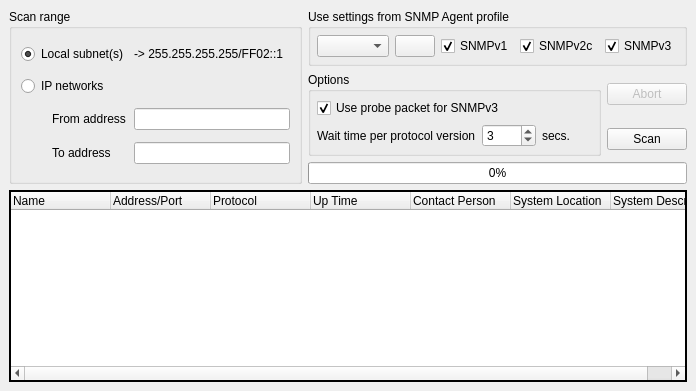
      <widget class="QWidget" name="DiscoveryTab">
       <attribute name="title">
        <string extracomment="Scan, probing, IP range search">Discovery</string>
       </attribute>
       <layout class="QGridLayout">
        <property name="leftMargin">
         <number>9</number>
        </property>
        <property name="topMargin">
         <number>9</number>
        </property>
        <property name="rightMargin">
         <number>9</number>
        </property>
        <property name="bottomMargin">
         <number>9</number>
        </property>
        <property name="spacing">
         <number>6</number>
        </property>
        <item row="1" column="1" rowspan="2">
         <widget class="QGroupBox" name="DiscoveryOptions">
          <property name="title">
           <string>Options</string>
          </property>
          <layout class="QGridLayout">
           <property name="leftMargin">
            <number>6</number>
           </property>
           <property name="topMargin">
            <number>6</number>
           </property>
           <property name="rightMargin">
            <number>6</number>
           </property>
           <property name="bottomMargin">
            <number>6</number>
           </property>
           <property name="spacing">
            <number>6</number>
           </property>
           <item row="1" column="2">
            <widget class="QLabel" name="DiscoveryWaitTimeL2">
             <property name="text">
              <string extracomment="abbreviated &quot;seconds&quot;">secs.</string>
             </property>
            </widget>
           </item>
           <item row="1" column="1">
            <widget class="QSpinBox" name="DiscoveryWaitTime">
             <property name="minimum">
              <number>1</number>
             </property>
             <property name="maximum">
              <number>1000</number>
             </property>
             <property name="value">
              <number>3</number>
             </property>
            </widget>
           </item>
           <item row="1" column="0">
            <widget class="QLabel" name="DiscoveryWaitTimeL">
             <property name="text">
              <string>Wait time per protocol version</string>
             </property>
            </widget>
           </item>
           <item row="0" column="0" colspan="2">
            <widget class="QCheckBox" name="DiscoverySNMPv3Probe">
             <property name="text">
              <string>Use probe packet for SNMPv3</string>
             </property>
             <property name="checked">
              <bool>true</bool>
             </property>
            </widget>
           </item>
          </layout>
         </widget>
        </item>
        <item row="0" column="1" colspan="2">
         <widget class="QGroupBox" name="DiscoveryAgentProperties">
          <property name="sizePolicy">
           <sizepolicy hsizetype="Preferred" vsizetype="Preferred">
            <horstretch>0</horstretch>
            <verstretch>0</verstretch>
           </sizepolicy>
          </property>
          <property name="title">
           <string>Use settings from SNMP Agent profile</string>
          </property>
          <layout class="QGridLayout">
           <property name="leftMargin">
            <number>6</number>
           </property>
           <property name="topMargin">
            <number>6</number>
           </property>
           <property name="rightMargin">
            <number>6</number>
           </property>
           <property name="bottomMargin">
            <number>6</number>
           </property>
           <property name="spacing">
            <number>6</number>
           </property>
           <item row="0" column="2">
            <widget class="QCheckBox" name="DiscoveryV1">
             <property name="text">
              <string notr="true">SNMPv1</string>
             </property>
             <property name="checked">
              <bool>true</bool>
             </property>
            </widget>
           </item>
           <item row="0" column="3">
            <widget class="QCheckBox" name="DiscoveryV2c">
             <property name="text">
              <string notr="true">SNMPv2c</string>
             </property>
             <property name="checked">
              <bool>true</bool>
             </property>
            </widget>
           </item>
           <item row="0" column="4">
            <widget class="QCheckBox" name="DiscoveryV3">
             <property name="text">
              <string notr="true">SNMPv3</string>
             </property>
             <property name="checked">
              <bool>true</bool>
             </property>
            </widget>
           </item>
           <item row="0" column="1">
            <widget class="QPushButton" name="DiscoveryAgentSettings">
             <property name="sizePolicy">
              <sizepolicy hsizetype="Fixed" vsizetype="Fixed">
               <horstretch>0</horstretch>
               <verstretch>0</verstretch>
              </sizepolicy>
             </property>
             <property name="text">
              <string/>
             </property>
             <property name="icon">
              <iconset resource="snmpb.qrc">
               <normaloff>:/icon/cog</normaloff>:/icon/cog</iconset>
             </property>
            </widget>
           </item>
           <item row="0" column="0">
            <widget class="QComboBox" name="DiscoveryAgentProfile">
             <property name="sizePolicy">
              <sizepolicy hsizetype="Expanding" vsizetype="Fixed">
               <horstretch>0</horstretch>
               <verstretch>0</verstretch>
              </sizepolicy>
             </property>
            </widget>
           </item>
          </layout>
         </widget>
        </item>
        <item row="0" column="0" rowspan="4">
         <widget class="QGroupBox" name="DiscoveryRange">
          <property name="title">
           <string>Scan range</string>
          </property>
          <layout class="QGridLayout">
           <property name="leftMargin">
            <number>9</number>
           </property>
           <property name="topMargin">
            <number>9</number>
           </property>
           <property name="rightMargin">
            <number>9</number>
           </property>
           <property name="bottomMargin">
            <number>9</number>
           </property>
           <property name="spacing">
            <number>6</number>
           </property>
           <item row="3" column="2" colspan="2">
            <widget class="QLineEdit" name="DiscoveryTo">
             <property name="sizePolicy">
              <sizepolicy hsizetype="Expanding" vsizetype="Fixed">
               <horstretch>0</horstretch>
               <verstretch>0</verstretch>
              </sizepolicy>
             </property>
             <property name="minimumSize">
              <size>
               <width>120</width>
               <height>0</height>
              </size>
             </property>
             <property name="maximumSize">
              <size>
               <width>16777215</width>
               <height>16777215</height>
              </size>
             </property>
            </widget>
           </item>
           <item row="2" column="0">
            <spacer>
             <property name="orientation">
              <enum>Qt::Horizontal</enum>
             </property>
             <property name="sizeType">
              <enum>QSizePolicy::Fixed</enum>
             </property>
             <property name="sizeHint" stdset="0">
              <size>
               <width>25</width>
               <height>20</height>
              </size>
             </property>
            </spacer>
           </item>
           <item row="3" column="0">
            <spacer>
             <property name="orientation">
              <enum>Qt::Horizontal</enum>
             </property>
             <property name="sizeType">
              <enum>QSizePolicy::Fixed</enum>
             </property>
             <property name="sizeHint" stdset="0">
              <size>
               <width>25</width>
               <height>20</height>
              </size>
             </property>
            </spacer>
           </item>
           <item row="3" column="1">
            <widget class="QLabel" name="DiscoveryToL">
             <property name="text">
              <string>To address</string>
             </property>
            </widget>
           </item>
           <item row="2" column="1">
            <widget class="QLabel" name="DiscoveryFromL">
             <property name="text">
              <string>From address</string>
             </property>
            </widget>
           </item>
           <item row="2" column="2" colspan="2">
            <widget class="QLineEdit" name="DiscoveryFrom">
             <property name="sizePolicy">
              <sizepolicy hsizetype="Expanding" vsizetype="Fixed">
               <horstretch>0</horstretch>
               <verstretch>0</verstretch>
              </sizepolicy>
             </property>
             <property name="minimumSize">
              <size>
               <width>120</width>
               <height>0</height>
              </size>
             </property>
             <property name="maximumSize">
              <size>
               <width>16777215</width>
               <height>16777215</height>
              </size>
             </property>
             <property name="text">
              <string/>
             </property>
            </widget>
           </item>
           <item row="0" column="0" colspan="2">
            <widget class="QRadioButton" name="DiscoveryLocal">
             <property name="text">
              <string>Local subnet(s)</string>
             </property>
             <property name="checked">
              <bool>true</bool>
             </property>
            </widget>
           </item>
           <item row="0" column="2">
            <widget class="QLabel" name="DiscoveryLocal2">
             <property name="text">
              <string notr="true">-&gt; 255.255.255.255/FF02::1</string>
             </property>
            </widget>
           </item>
           <item row="1" column="0" colspan="2">
            <widget class="QRadioButton" name="DiscoveryNetworks">
             <property name="text">
              <string>IP networks</string>
             </property>
            </widget>
           </item>
          </layout>
         </widget>
        </item>
        <item row="4" column="0" colspan="3">
         <widget class="QTreeWidget" name="DiscoveryOutput">
          <property name="frameShape">
           <enum>QFrame::WinPanel</enum>
          </property>
          <property name="frameShadow">
           <enum>QFrame::Plain</enum>
          </property>
          <property name="selectionMode">
           <enum>QAbstractItemView::ExtendedSelection</enum>
          </property>
          <property name="rootIsDecorated">
           <bool>false</bool>
          </property>
          <property name="columnCount">
           <number>7</number>
          </property>
          <column>
           <property name="text">
            <string>Name</string>
           </property>
          </column>
          <column>
           <property name="text">
            <string>Address/Port</string>
           </property>
          </column>
          <column>
           <property name="text">
            <string>Protocol</string>
           </property>
          </column>
          <column>
           <property name="text">
            <string>Up Time</string>
           </property>
          </column>
          <column>
           <property name="text">
            <string>Contact Person</string>
           </property>
          </column>
          <column>
           <property name="text">
            <string>System Location</string>
           </property>
          </column>
          <column>
           <property name="text">
            <string>System Description</string>
           </property>
          </column>
         </widget>
        </item>
        <item row="1" column="2">
         <widget class="QPushButton" name="DiscoveryAbortButton">
          <property name="enabled">
           <bool>false</bool>
          </property>
          <property name="sizePolicy">
           <sizepolicy hsizetype="Fixed" vsizetype="Fixed">
            <horstretch>0</horstretch>
            <verstretch>0</verstretch>
           </sizepolicy>
          </property>
          <property name="text">
           <string>Abort</string>
          </property>
         </widget>
        </item>
        <item row="2" column="2">
         <widget class="QPushButton" name="DiscoveryButton">
          <property name="sizePolicy">
           <sizepolicy hsizetype="Fixed" vsizetype="Fixed">
            <horstretch>0</horstretch>
            <verstretch>0</verstretch>
           </sizepolicy>
          </property>
          <property name="text">
           <string>Scan</string>
          </property>
         </widget>
        </item>
        <item row="3" column="1" colspan="2">
         <widget class="QProgressBar" name="DiscoveryProgress">
          <property name="value">
           <number>0</number>
          </property>
          <property name="orientation">
           <enum>Qt::Horizontal</enum>
          </property>
          <property name="invertedAppearance">
           <bool>false</bool>
          </property>
         </widget>
        </item>
       </layout>
      </widget>
